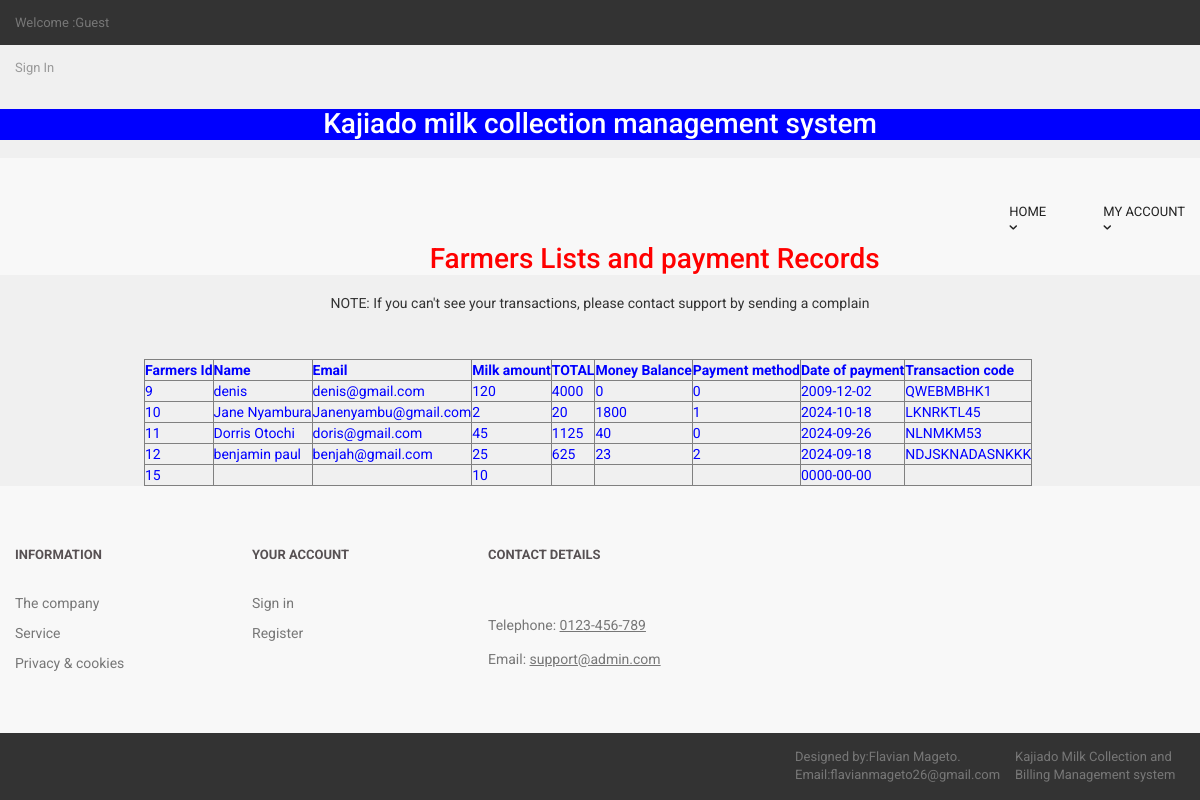
Screenshot of /customer/farmers.php with the database file from the repository.
### tables this page shows
CREATE TABLE `customers` (
  `customer_id` int(10) NOT NULL,
  `customer_name` varchar(255) NOT NULL,
  `customer_email` varchar(255) NOT NULL,
  `customer_pass` varchar(255) NOT NULL,
  `customer_country` text NOT NULL,
  `customer_city` text NOT NULL,
  `customer_contact` varchar(255) NOT NULL,
  `customer_address` text NOT NULL,
  `customer_image` text NOT NULL,
  `customer_ip` varchar(255) NOT NULL,
  `customer_confirm_code` text NOT NULL,
  `milk_amount` varchar(10) NOT NULL,
  `money_paid` varchar(11) NOT NULL,
  `money_balance` varchar(10) NOT NULL,
  `payment_method` varchar(10) NOT NULL,
  `date_of_payment` date NOT NULL,
  `transaction_code` text NOT NULL,
  `price_per_unit` decimal(10,2) DEFAULT NULL
);

### customer/farmers.php (the view, shortened to what this page needs)
<?php
$servername = "localhost";
$username = "root";
$password = "";
$dbname = "ecom_store";
include("includes/header.php");
$conn = new mysqli($servername, $username, $password, $dbname);
$sql = "SELECT customer_id, customer_name, customer_email, milk_amount, money_paid, money_balance, payment_method, date_of_payment, transaction_code FROM customers";
$result = $conn->query($sql);
?>
</head>
<body>
  <header class="page-header">
    <div class="page-header__topline">
      <div class="container clearfix">
        <div class="currency">
          <a class="currency__change" href="my_account.php?my_orders">
          <?php
          if(!isset($_SESSION['customer_email'])){
          echo "Welcome :Guest";
         }
          else
          {
              echo "Welcome : " . $_SESSION['customer_email'] . "";
            }
?>
          <li class="login__item">
          <?php
          if(!isset($_SESSION['customer_email'])){
            echo '<a href="./customer_login.php" class="login__link">Sign In</a>';
          }
            else
            {
                echo '<a href="../logout.php" class="login__link">Log out</a>';
            }
?>
          </li>
      </div>
    </div>
    <center><b><h1 style="background: blue; color: white">Kajiado milk collection management system</h1></b></center>
    <div class="page-header__bottomline">
      <div class="container clearfix">
        <nav class="main-nav">
          <ul class="categories">
            <li class="categories__item">
              <a class="categories__link" href="#">
                HOME
                <i class="icon-down-open-1"></i>
              </a>
              </li>
          <li class="categories__item">
              <a class="categories__link" href="#">
                My Account
                <i class="icon-down-open-1"></i>
              </a>
            </li>
          </ul>
        </nav>
      </div>
    </div>
  </header>
<!DOCTYPE html>
<html lang="en">
<head>
</head>
<body>
    <div style="background: ; color: red; padding-left: 25%; padding-top: 15%; font-weight: 70">
    <center><h1>Farmers Lists and payment Records</h1></center>
</div>
<center><p>NOTE: If you can't see your transactions, please contact support by sending a complain</p></center>
    <div style="position: center; background: ; color: blue; padding-left: 12%; padding-top: 3%;">
    <table border="1.5"; >
        <tr>
            <th>Farmers Id</th>
            <th>Name</th>
            <th>Email</th>
            <th>Milk amount</th>
            <th>TOTAL</th>
            <th>Money Balance</th>
            <th>Payment method</th>
            <th>Date of payment</th>
            <th>Transaction code</th>
        </tr>
        <?php
        if ($result->num_rows > 0) {
            while($row = $result->fetch_assoc()) {
                echo "<tr>";
                echo "<td>" . $row["customer_id"] . "</td>";
                echo "<td>" . $row["customer_name"] . "</td>";
                echo "<td>" . $row["customer_email"] . "</td>";
                echo "<td>" . $row ["milk_amount"];
                 echo "<td>" . $row ["money_paid"];
                 echo "<td>" . $row ["money_balance"];
                 echo "<td>" . $row ["payment_method"];
                  echo "<td>" . $row ["date_of_payment"];
                  echo "<td>" . $row ["transaction_code"];
                echo "</tr>";
            }
        } else {
            echo "<tr><td colspan='3'>No results found</td></tr>";
        }
        ?>
    </table>
    </div>
    <footer class="page-footer">
      <div class="footer-nav">
        <div class="container clearfix">
          <div class="footer-nav__col footer-nav__col--info">
            <div class="footer-nav__heading">Information</div>
            <ul class="footer-nav__list">
              <li class="footer-nav__item">
                <a href="#" class="footer-nav__link">The company</a>
              </li>
              <li class="footer-nav__item">
                <a href="#" class="footer-nav__link">Service</a>
              </li>
              <li class="footer-nav__item">
                <a href="#" class="footer-nav__link">Privacy &amp; cookies</a>
              </li>
            </ul>
          </div>
          <div class="footer-nav__col footer-nav__col--account">
            <div class="footer-nav__heading">Your account</div>
            <ul class="footer-nav__list">
              <li class="footer-nav__item">
                <a href="#" class="footer-nav__link">Sign in</a>
              </li>
              <li class="footer-nav__item">
                <a href="#" class="footer-nav__link">Register</a>
              </li>
            </ul>
          </div>
          <div class="footer-nav__col footer-nav__col--contacts">
            <div class="footer-nav__heading">Contact details</div>
            <address class="address">
          </address>
            <div class="phone">
              Telephone:
              <a class="phone__number" href="tel:0123456789">0123-456-789</a>
            </div>
            <div class="email">
              Email:
              <a href="mailto:support@yourwebsite.com" class="email__addr">support@admin.com</a>
            </div>
          </div>
        </div>
      </div>
      <div class="page-footer__subline">
        <div class="container clearfix">
          <div class="developer">
           Kajiado Milk Collection and Billing Management system
          </div>
          <div class="designby">
            Designed by:Flavian Mageto.
            Email:flavianmageto26@gmail.com
          </div>
        </div>
      </div>
    </footer>
</body>
</html>
</body>
</html>

### customer/styles/backend.css (style rules this page uses)
html { font-family: "Roboto", Helvetica, Arial, sans-serif; line-height: 1.15; -ms-text-size-adjust: 100%; -webkit-text-size-adjust: 100% }
body { margin: 0 }
article, aside, footer, header, nav, section { display: block }
h1 { font-size: 2em; margin: .67em 0 }
a { background-color: transparent; -webkit-text-decoration-skip: objects }
b, strong { font-weight: inherit; font-weight: bolder }
.clearfix:after { content: ""; display: table; clear: both }
[class*=" icon-"]:before, [class^=icon-]:before { font-family: fontello; font-style: normal; font-weight: 400; speak: none; display: inline-block; text-decoration: inherit; width: 1em; margin-right: .2em; text-align: center; font-variant: normal; text-transform: none; line-height: 1em; margin-left: .2em; -webkit-font-smoothing: antialiased; -moz-osx-font-smoothing: grayscale }
.icon-down-open-1:before { content: "\e800" }
html { box-sizing: border-box }
body { min-width: 1190px; font-family: Montserrat, sans-serif; font-weight: 400; background-color: white; }
.container { width: 1170px; margin: 0 auto }
.page-header__topline { height: 45px; background-color: #333 }
.page-header__topline .currency { float: left; min-width: 120px }
.page-header__topline .currency__change { display: block; color: #777; font-size: 13px; line-height: 45px; text-decoration: none; -webkit-transition: color .3s; transition: color .3s }
.page-header__topline .login__item { display: inline-block; vertical-align: top; margin-right: 35px }
.page-header__topline .login__item:last-child { margin-right: 0 }
.page-header__topline .login__link { display: block; font-size: 13px; color: #999; line-height: 45px; text-decoration: none; -webkit-transition: color .3s; transition: color .3s }
.page-header__bottomline { background-color: #f8f8f8 }
.page-header__bottomline .main-nav { float: right }
.page-header__bottomline .main-nav .categories { margin: 0; padding: 0; list-style: none; font-size: 0 }
.page-header__bottomline .main-nav .categories__item { position: relative; display: inline-block; vertical-align: top; margin-right: 57px }
.page-header__bottomline .main-nav .categories__item:last-child { margin-right: 0 }
.page-header__bottomline .main-nav .categories__link { position: relative; display: block; padding-top: 45px; padding-bottom: 53px; font-size: 13px; color: #222; text-transform: uppercase; text-decoration: none; -webkit-transition: color .3s; transition: color .3s }
.page-header__bottomline .main-nav .categories__link i { position: absolute; top: 63px; left: -5px; line-height: normal }
.page-footer .footer-nav { padding: 60px 0 55px; background-color: #f8f8f8 }
.page-footer .footer-nav__col { float: left; width: 160px }
.page-footer .footer-nav__col--info, .page-footer .footer-nav__col--whybuy { margin-right: 77px }
.page-footer .footer-nav__col--account { margin-right: 76px }
.page-footer .footer-nav__col--contacts { width: 240px }
.page-footer .footer-nav__col .address { margin-bottom: 23px; padding-top: 4px; color: #777; font-size: 14px; line-height: 20px; font-style: normal; text-decoration: none }
.page-footer .footer-nav__col .phone { margin-bottom: 14px; color: #777; font-size: 14px }
.page-footer .footer-nav__col .phone__number { color: #777; font-size: 14px; text-decoration: underline; -webkit-transition: color .2s; transition: color .2s }
.page-footer .footer-nav__col .email { color: #777; font-size: 14px }
.page-footer .footer-nav__col .email__addr { color: #777; font-size: 14px; text-decoration: underline; -webkit-transition: color .2s; transition: color .2s }
.page-footer .footer-nav__heading { margin-bottom: 23px; color: #575153; font-size: 13px; font-weight: 700; text-transform: uppercase }
.page-footer .footer-nav__list { margin: 0; padding: 0; list-style: none; font-size: 0 }
.page-footer .footer-nav__item { padding: 0 }
.page-footer .footer-nav__link { color: #777; font-size: 14px; line-height: 30px; text-decoration: none; -webkit-transition: color .2s; transition: color .2s }
.page-footer__subline { padding: 15px; font-size: 13px; color: #777; background-color: #333 }
.page-footer__subline .designby { float: right; width: 220px }
.page-footer__subline .developer { float: right; width: 170px }

### styles/style.css (style rules this page uses)
body { font-family: "Roboto", Helvetica, Arial, sans-serif; font-size: 14px; line-height: 1.42857143; color: #333333; background-color: #f0f0f0; overflow-x: hidden; }

### rows the page displays
customers: customer_id "9", customer_name "denis", customer_email "denis@gmail.com", milk_amount "120", money_paid "4000", money_balance "0", payment_method "0", date_of_payment "2009-12-02", transaction_code "QWEBMBHK1"
customers: customer_id "10", customer_name "Jane Nyambura", customer_email "Janenyambu@gmail.com", milk_amount "2", money_paid "20", money_balance "1800", payment_method "1", date_of_payment "2024-10-18", transaction_code "LKNRKTL45"
customers: customer_id "11", customer_name "Dorris Otochi", customer_email "doris@gmail.com", milk_amount "45", money_paid "1125", money_balance "40", payment_method "0", date_of_payment "2024-09-26", transaction_code "NLNMKM53"
customers: customer_id "12", customer_name "benjamin paul", customer_email "benjah@gmail.com", milk_amount "25", money_paid "625", money_balance "23", payment_method "2", date_of_payment "2024-09-18", transaction_code "NDJSKNADASNKKK"
customers: customer_id "15", milk_amount "10", date_of_payment "0000-00-00"
